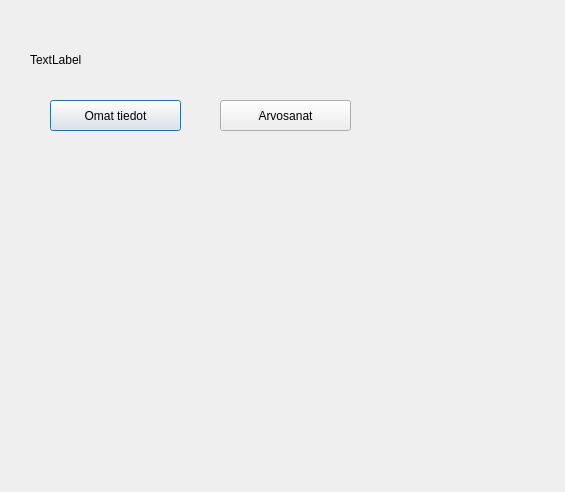
<?xml version="1.0" encoding="UTF-8"?>
<ui version="4.0">
 <class>StudentInfo</class>
 <widget class="QDialog" name="StudentInfo">
  <property name="geometry">
   <rect>
    <x>0</x>
    <y>0</y>
    <width>565</width>
    <height>492</height>
   </rect>
  </property>
  <property name="windowTitle">
   <string>Dialog</string>
  </property>
  <widget class="QLabel" name="labelUserInfo">
   <property name="geometry">
    <rect>
     <x>30</x>
     <y>50</y>
     <width>311</width>
     <height>20</height>
    </rect>
   </property>
   <property name="text">
    <string>TextLabel</string>
   </property>
  </widget>
  <widget class="QPushButton" name="btnMyData">
   <property name="geometry">
    <rect>
     <x>50</x>
     <y>100</y>
     <width>131</width>
     <height>31</height>
    </rect>
   </property>
   <property name="text">
    <string>Omat tiedot</string>
   </property>
  </widget>
  <widget class="QPushButton" name="btnGrades">
   <property name="geometry">
    <rect>
     <x>220</x>
     <y>100</y>
     <width>131</width>
     <height>31</height>
    </rect>
   </property>
   <property name="text">
    <string>Arvosanat</string>
   </property>
  </widget>
 </widget>
 <resources/>
 <connections/>
</ui>
